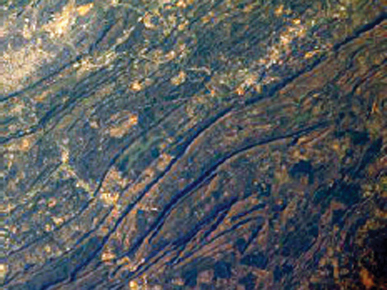
//> input picture Wrinkle_Detection/ridge_test.jpg, 387 x 290 px
$ ./myOtsu ../../../Wrinkle_Detection/ridge_test.jpg   (built with g++ and OpenCV 4)
//> lines starting //> are read from the running program, lines starting //| are printed output that depends on the picture; after the words box and inside, x2 and y2 are one past the last pixel; in counts of white or black regions, pixels touching at a corner belong together
//> further down, image is the input picture: 290 rows x 387 cols, CV_8UC3; mean B, G, R 93.1, 91.3, 87.2
#include <opencv2/core/core.hpp>
#include <opencv2/highgui/highgui.hpp>
#include "opencv2/imgproc.hpp"
#include "opencv2/imgcodecs.hpp"
#include <iostream>
#include <climits>

using namespace cv;
using namespace std;

int color_space[5]={COLOR_RGB2BGR,COLOR_RGB2HLS,COLOR_RGB2YUV,COLOR_RGB2YCrCb,COLOR_RGB2HSV};


double otsu_binarization(vector<int> A,int &threshold)
{
std::vector<int> hist(256, 0);
std::vector<double> prob(256, 0.0);
std::vector<double> mu(256, 0.0);
std::vector<double> sigma(256, 0.0);
double max_sigma=-1;
for(int i=0;i<A.size();i++) hist[A[i]]++;
prob[0] = hist[0]/double(A.size());
for(int i=1;i<256;i++) {
    prob[i]=prob[i-1]+double(hist[i])/double(A.size());
    mu[i]=mu[i-1]+hist[i]*i;
}
for(int i = 0; i < 255; i++) {
    sigma[i]=(prob[i] != 0.0 && prob[i] != 1.0)?pow(mu[255]*prob[i]-mu[i],2)/(prob[i]*(1.0-prob[i])):0.0;
    if(sigma[i] > max_sigma) {
        max_sigma = sigma[i];
        threshold = i;
 }
}
return max_sigma;
}

Mat idealColorSpace(Mat image)
{

int threshold=0,chan=0;
double max_sigma=-1;int space_ideal=0;
for(int space=0;space<5;space++){
Mat img;
cvtColor(image,img,color_space[space]);
std::vector<cv::Mat> channels;
cv::split(img, channels);
for(int k=0;k<3;k++){
vector<int> A;
for(int i=0;i<channels[k].rows;i++)
for(int j=0;j<channels[k].cols;j++)
    A.push_back(channels[k].at<uchar>(i,j));
int threshold_temp;
double sigma=otsu_binarization(A,threshold_temp);
if(sigma>max_sigma){ threshold=threshold_temp;max_sigma=sigma;chan=k;space_ideal=space;}
}
}
//> this loop made 5 passes
//> (threshold, max_sigma, space_ideal) on passes 1 to 5: (98, 1.71e+13, 0), (66, 2.71e+13, 1), (66, 2.71e+13, 1), (66, 2.71e+13, 1), (66, 2.71e+13, 1)
//> pass 1, in idealColorSpace, `cvtColor(image,img,color_space[space]);`:
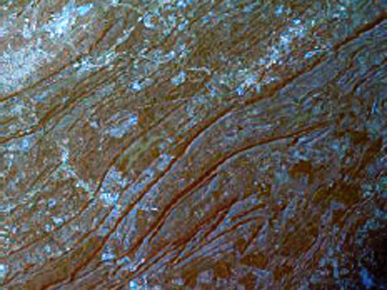
//> img: 290 rows x 387 cols, CV_8UC3; mean B, G, R 87.2, 91.3, 93.1
//> pass 2, in idealColorSpace, `cvtColor(image,img,color_space[space]);`:
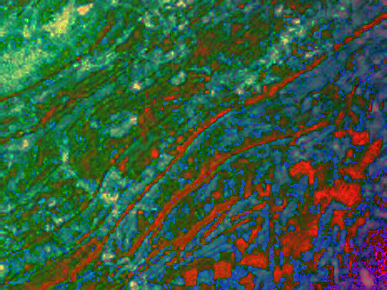
//> img: 290 rows x 387 cols, CV_8UC3; mean B, G, R 63.2, 90.4, 54.2
//> pass 3, in idealColorSpace, `cvtColor(image,img,color_space[space]);`:
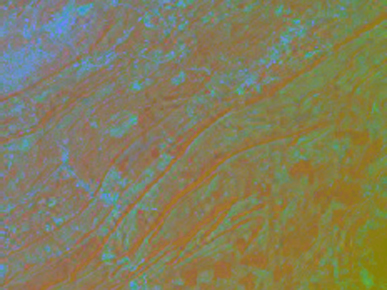
//> img: 290 rows x 387 cols, CV_8UC3; mean B, G, R 91.4, 126, 129.5
//> after the loop, threshold = 66; max_sigma = 2.71e+13; chan = 0; space_ideal = 1
Mat img_bw;
std::cout<<threshold<<" "<<max_sigma<<" "<<chan<<" "<<space_ideal<<endl;
//| 66 2.70732e+13 0 1
Mat temp;
cvtColor(image,temp,color_space[space_ideal]);
std::vector<cv::Mat> channels;
cv::split(temp, channels);
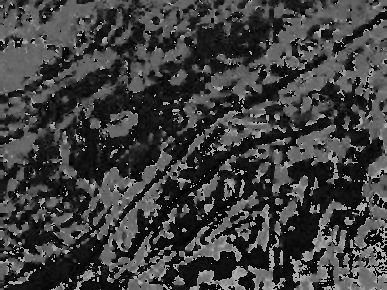
//> channels[0]: 290 rows x 387 cols, CV_8UC1; min 0, max 180, mean 63.2
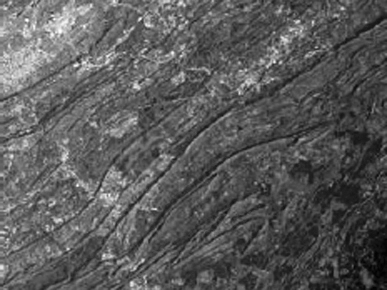
//> channels[1]: 290 rows x 387 cols, CV_8UC1; min 1, max 255, mean 90.4
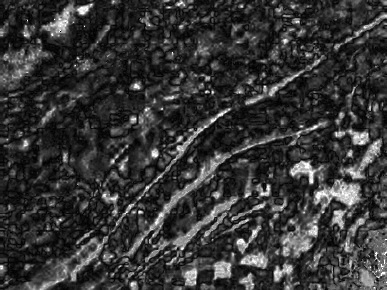
//> channels[2]: 290 rows x 387 cols, CV_8UC1; min 0, max 255, mean 54.2
cv::threshold(channels[chan], img_bw, threshold, 255, CV_THRESH_BINARY);
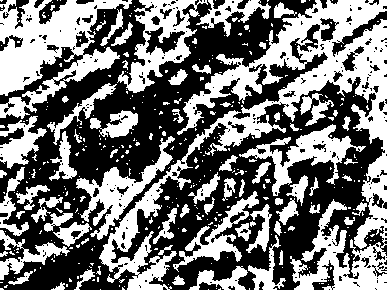
//> img_bw: 290 rows x 387 cols, CV_8UC1; 46% white; 379 white regions (303 under 20 px), largest, box (x1, y1, x2, y2) and area: (99, 0, 387, 290) 20260, (0, 0, 132, 119) 7389, (117, 0, 208, 93) 2955
namedWindow( "IdealColorSpace", WINDOW_AUTOSIZE );// Create a window for display.
namedWindow( "IdealChannel", WINDOW_AUTOSIZE );// Create a window for display.
imshow( "IdealColorSpace", temp );
imshow( "IdealChannel", channels[chan]);
return img_bw;
}

int main( int argc, char** argv )
{
    if( argc != 2)
    {
     cout <<" Usage: display_image ImageToLoadAndDisplay" << endl;
     return -1;
    }

    Mat image;
    image = imread(argv[1], CV_LOAD_IMAGE_COLOR);   // Read the file

    if(! image.data )                              // Check for invalid input
    {
        cout <<  "Could not open or find the image" << std::endl ;
        return -1;
    }

    namedWindow( "Source", WINDOW_AUTOSIZE );// Create a window for display.
    namedWindow( "Destination", WINDOW_AUTOSIZE );// Create a window for display.
//cvtColor(dst,dst,COLOR_RGB2YCrCb);
//cv::merge(channels, image);
Mat mask;
Mat otsu_1,otsu_2,otsu_3;
Mat img_bw=idealColorSpace(image);
imshow( "Source", image );
imshow( "Destination", img_bw);
waitKey(0);                                          // Wait for a keystroke in the window
return 0;
}
